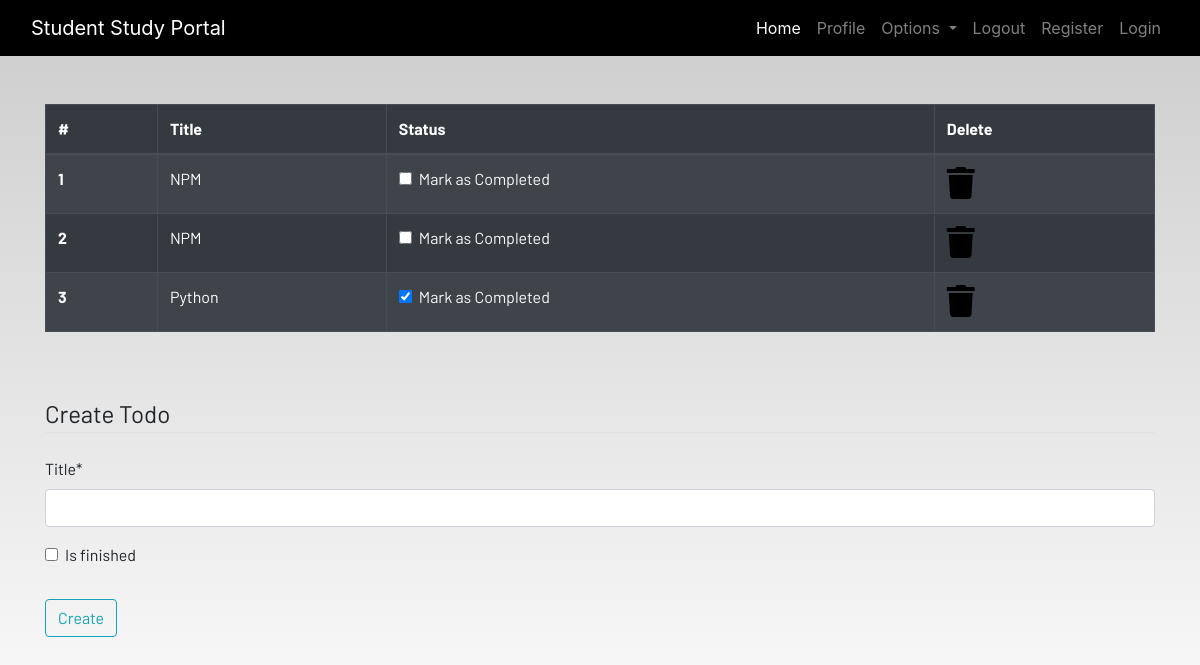
Page /todo (signed in) on the committed database.
### dashboard/models.py (models this page shows, shortened)
class Todo(models.Model):
    user=models.ForeignKey(User,on_delete=models.CASCADE)
    title=models.CharField(max_length=100)
    is_finished=models.BooleanField(default=False)

### dashboard/views.py (the view, shortened to what this page needs)
# urls.py: path('todo', views.todo, name="todo"),
def todo(request):
    form=TodoForm()
    todo=Todo.objects.filter(user=request.user)
    if len(todo) == 0:
        todos_done = True
    else:
        todos_done = False
    return render(request,"dashboard/todo.html",context={"todos":todo,'form':form,'todos_done':todos_done})

### dashboard/forms.py
class TodoForm(forms.ModelForm):
    class Meta:
        model=Todo
        fields=['title','is_finished']

### dashboard/templates/dashboard/todo.html (shortened to what this page needs)
{% extends 'dashboard/base.html' %}
{% load static %}
{% load crispy_forms_tags %}
{% block content %}
<div class="container">
    {% if not todos_done %}
    <table class="table table-striped table-bordered table-hover table-dark">
        <thead>
            <tr>
                <th scope="col">#</th>
                <th scope="col">Title</th>
                <th scope="col">Status</th>
                <th scope="col">Delete</th>
            </tr>
        </thead>
        <tbody>
            {% for todo in todos %}
            <tr>
                <th scope="row">{{forloop.counter}}</th>
                <td>{{todo.title}}</td>
                <td>
                    <a href="{% url 'update-todo' todo.id %}">
                        <div class="form-check">
                            {% if todo.is_finished == True %}
                            <input class="form-check-input" type="checkbox" value="" checked >
                            {% else %}
                            <input class="form-check-input" type="checkbox" value="">
                            {% endif %}
                            <label class="form-check-label text-light" for="flexCheckDefault">
                                Mark as Completed
                            </label>
                        </div>
                    </a>
                </td>
                <td><a href="{% url 'delete-todo' todo.id %}"><i class="fa fa-trash fa-2x"></i></a></td>
            </tr>
            {% endfor %}
        </tbody>
    </table>
    {% else %}
    <h4>All tasks have been done!! create to add more</h4>
{% endif %}
</div><br><br>
<div class="container">
    <form method="POST">
        <fieldset class="form-group">
            <legend class="border-bottom mb-4">Create Todo</legend>
            {{form|crispy}}
        </fieldset>
        <div class="form-group">
            <button href="" class="btn btn-outline-info" type="submit">
                Create
            </button>
        </div>
    </form>
</div>
{% endblock content %}

### static/css/main.css (style rules this page uses)
html { scroll-behavior: smooth; height: 100%; width: 100%; }
a { text-decoration: none !important; color: black; }
html, body { max-width: 100%; overflow-x: hidden; height: 100%; width: 100%; }
body { background: linear-gradient(rgba(0, 0, 0, 0.2), rgba(255, 255, 255, 0.5)); overflow-x: hidden; background-repeat: no-repeat; }
.fa { color: black; }

### rows in the picture
Todo: title "NPM"
Todo: title "NPM"
Todo: title "Python"
